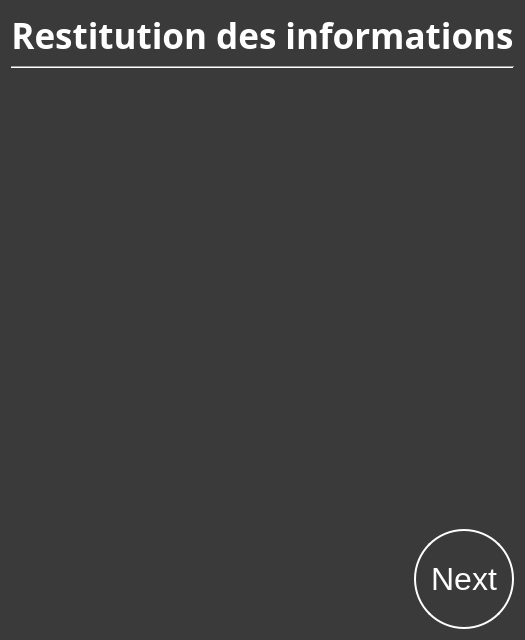
<?xml version="1.0" encoding="UTF-8"?>
<ui version="4.0">
 <class>SpyResult</class>
 <widget class="QWidget" name="SpyResult">
  <property name="geometry">
   <rect>
    <x>0</x>
    <y>0</y>
    <width>480</width>
    <height>640</height>
   </rect>
  </property>
  <property name="windowTitle">
   <string>Form</string>
  </property>
  <property name="styleSheet">
   <string notr="true">#SpyResult {
    background-color: rgb(58, 58, 58);;
    }

QLabel {
	color:white;
}

QPushButton  {
    border: 2px solid white;
    background-color: rgb(58, 58, 58);
    padding: 10px 10px;
    font-size: 32px;
	color:white;
    border-radius: 50px;
}</string>
  </property>
  <layout class="QGridLayout" name="gridLayout">
   <item row="0" column="0">
    <layout class="QVBoxLayout" name="verticalLayout_2">
     <item alignment="Qt::AlignHCenter">
      <widget class="QLabel" name="label">
       <property name="sizePolicy">
        <sizepolicy hsizetype="Fixed" vsizetype="Fixed">
         <horstretch>0</horstretch>
         <verstretch>0</verstretch>
        </sizepolicy>
       </property>
       <property name="font">
        <font>
         <family>Yu Gothic UI Semibold</family>
         <pointsize>26</pointsize>
         <weight>75</weight>
         <bold>true</bold>
        </font>
       </property>
       <property name="text">
        <string>Restitution des informations</string>
       </property>
       <property name="alignment">
        <set>Qt::AlignCenter</set>
       </property>
      </widget>
     </item>
     <item>
      <layout class="QVBoxLayout" name="verticalLayout">
       <item>
        <widget class="Line" name="line">
         <property name="font">
          <font>
           <family>Yu Gothic UI Semilight</family>
           <pointsize>18</pointsize>
          </font>
         </property>
         <property name="orientation">
          <enum>Qt::Horizontal</enum>
         </property>
        </widget>
       </item>
       <item>
        <spacer name="verticalSpacer">
         <property name="orientation">
          <enum>Qt::Vertical</enum>
         </property>
         <property name="sizeHint" stdset="0">
          <size>
           <width>20</width>
           <height>40</height>
          </size>
         </property>
        </spacer>
       </item>
       <item alignment="Qt::AlignRight">
        <widget class="QPushButton" name="nextButton">
         <property name="sizePolicy">
          <sizepolicy hsizetype="Fixed" vsizetype="Fixed">
           <horstretch>0</horstretch>
           <verstretch>0</verstretch>
          </sizepolicy>
         </property>
         <property name="minimumSize">
          <size>
           <width>100</width>
           <height>100</height>
          </size>
         </property>
         <property name="text">
          <string>Next</string>
         </property>
        </widget>
       </item>
      </layout>
     </item>
    </layout>
   </item>
  </layout>
 </widget>
 <resources/>
 <connections/>
</ui>
